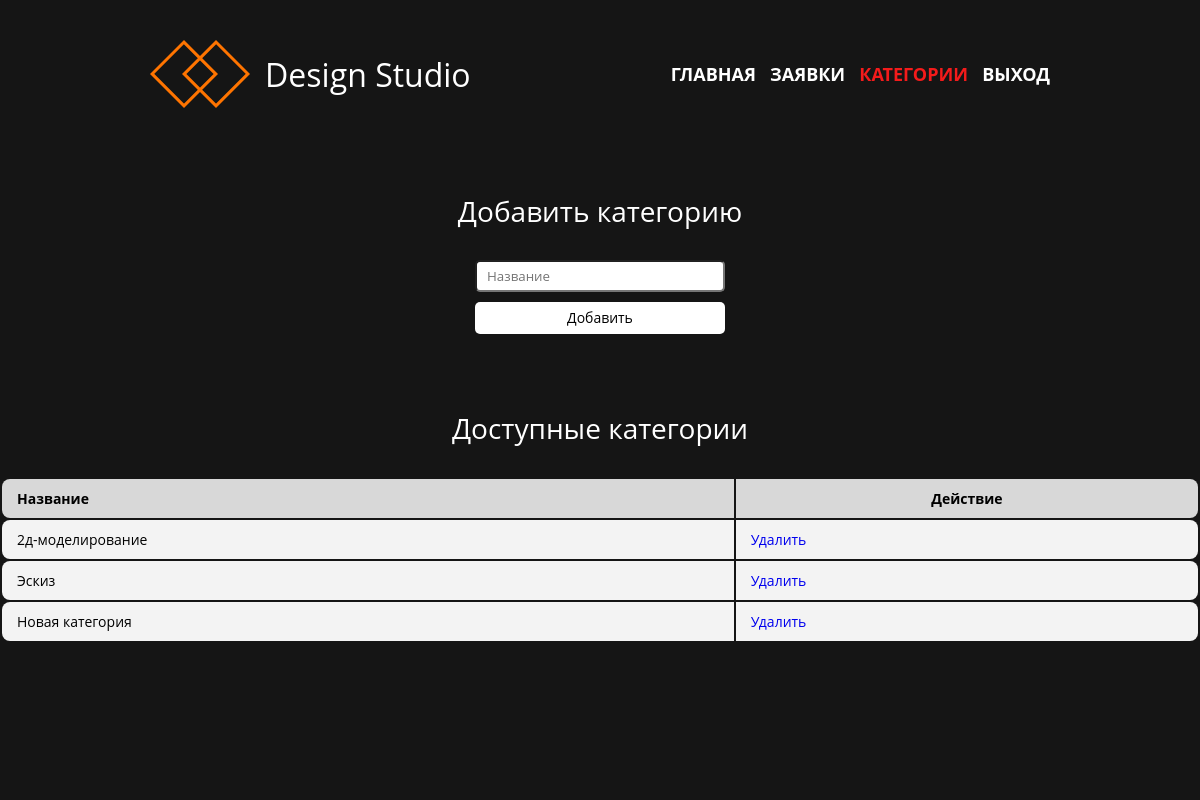
/main/account/category/ (signed in), run on an earlier commit of the app's database.
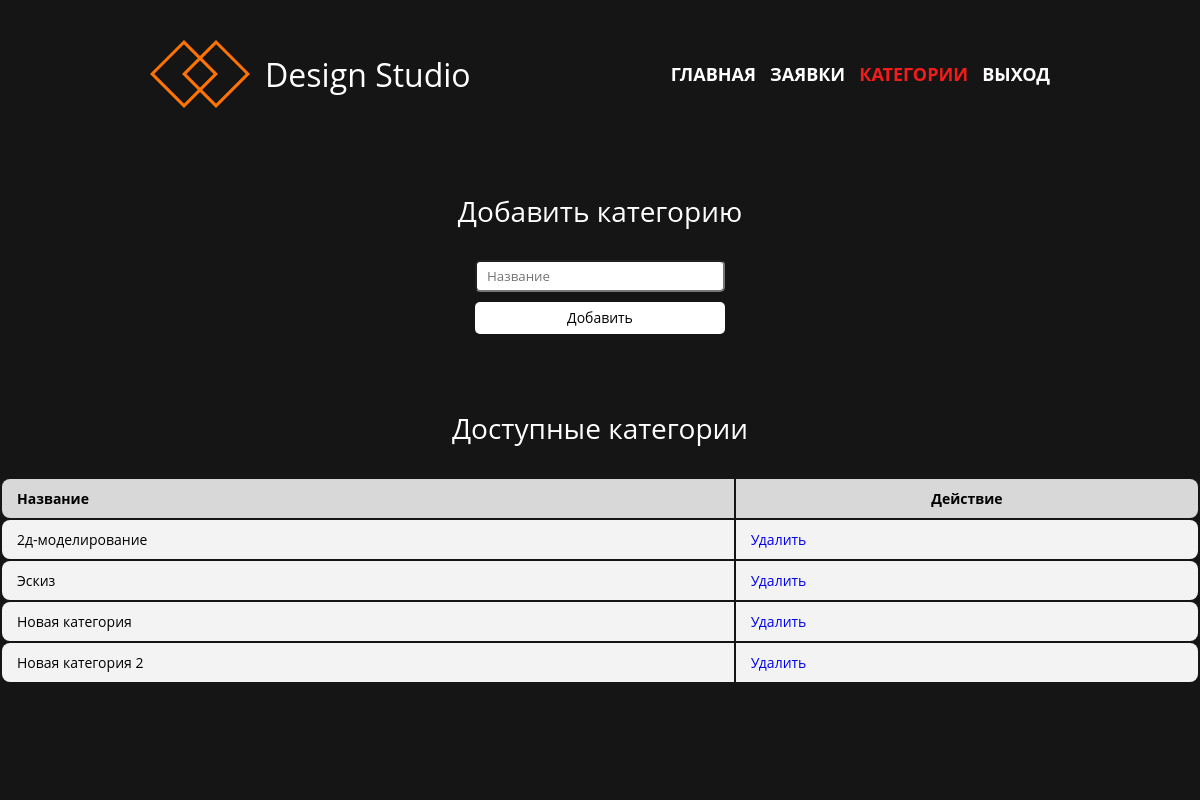
And on a later commit of the database.
### personal_account/models.py (models this page shows, shortened)
class Category(models.Model):
    title = models.CharField(max_length=25)

### personal_account/views.py (the view)
# urls.py: path('', category_page, name='category_page'),
@login_required
def category_page(request):
    if request.user.role == 'CUSTOMER':
        return redirect('no_access')
    elif request.user.role == 'MANAGER':
        context = {'name_page': 'category_page', }
        if request.method == 'POST':
            form = CreateCategoryForm(request.POST)
            if form.is_valid():
                Category.objects.create(**form.cleaned_data)
                return redirect('category_page')
            else:
                context['form'] = form
                context['errors_messages'] = show_errors(form)
                return render(request, 'personal_account/categories/show.html', context=context)
        else:
            context['form'] = CreateCategoryForm()
            context['categories'] = Category.objects.all()
            return render(request, 'personal_account/categories/show.html', context=context)

### personal_account/forms.py
class CreateCategoryForm(forms.Form):
    title = forms.CharField(max_length=25, strip=True, label='Название', widget=forms.TextInput(attrs={"class": "form-item input", "placeholder": "Название"}))

### personal_account/templates/personal_account/categories/show.html (shortened to what this page needs)
{% extends 'base.html' %}
{% block main_other %}
<div class="container">
    <div class="categories-page">
        <div class="categories-list">
            <span class="title">Доступные категории</span>
            <table>
                <thead>
                    <tr>
                        <th>Название</th>
                        <th>Действие</th>
                    </tr>
                </thead>
                <tbody>
                {% for category in categories %}
                    <tr>
                        <td>{{ category.title }}</td>
                        <td><a href="{% url 'delete_category' category_pk=category.pk %}">Удалить</a></td>
                    </tr>
                {% endfor %}
                </tbody>
            </table>
        </div>
        <div class="categories-create">
            <div class="form-wrapper">
                <span class="form-title">Добавить категорию</span>
                <form action="{% url 'category_page' %}" method="post">
                    {% for field in form %}
                        {{ field }}
                    {% endfor %}
                    <input class="form-item button" type="submit" value="Добавить">
                </form>
            </div>
        </div>
    </div>
</div>
{% endblock %}

What changed in the data, as far as the page shows it:
added Category: title "Новая категория 2"
